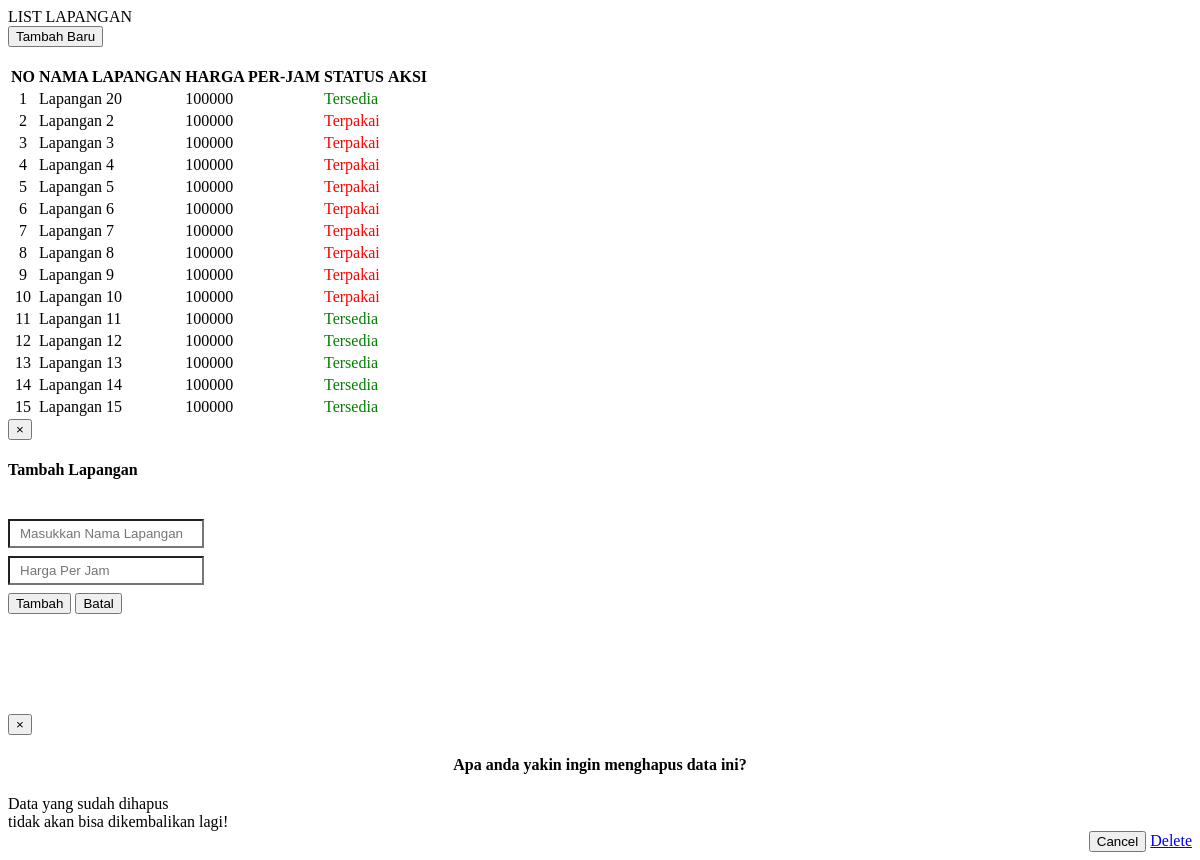
/page/admin-master/lapangan/list-lapangan.php, run on the app's committed database.
### tables this page shows
CREATE TABLE `lapangan` (
  `id_lapangan` int(11) NOT NULL,
  `status` int(1) NOT NULL,
  `nama_lapangan` varchar(15) NOT NULL,
  `harga_per_jam` double NOT NULL
);

### page/admin-master/lapangan/list-lapangan.php (the view, shortened to what this page needs)
<?php
include('koneksi.php');
?>
<?php
$select_lapangan = mysqli_query($koneksi,"SELECT * FROM lapangan");
?>
<div class="list-jenis">
	<div class="row">
	 <div class="col-sm-12">
	  <section class="panel panel-default">
		<header class="panel-heading">LIST LAPANGAN</header>
		<div class="panel-body">
		 <nav>
			<button type="button" data-target="#ModalAdd" data-toggle="modal" class="btn btn-primary">
			 Tambah Baru <i class="fa fa-plus"></i>
			</button>
		 </nav>
		 <br>
		  <table class="table table-bordered" id="example" style="text-align: center;">
			<thead>
			 <tr>
			  <th>
			   NO
			  </th>
			  <th>
			   NAMA LAPANGAN
			  </th>
			  <th>
			   HARGA PER-JAM
			  </th>
			  <th>
			   STATUS
			  </th>
			  <th>
			   AKSI
			  </th>
			 </tr>
			</thead>
			<tbody>
			<?php
			$no = 1;
			while($row_lapangan = mysqli_fetch_array($select_lapangan)){
			  echo '<tr>';
			  echo '<td>'.$no++.'</td>';
			  echo '<td style="text-align: left !important;">'.$row_lapangan['nama_lapangan'].'</td>';
			  echo '<td style="text-align: left !important;">'.$row_lapangan['harga_per_jam'].'</td>';
			?>
		      <td style="text-align: left !important;"><?php if($row_lapangan['status'] == '1'){ echo "<span style='color: green;'>Tersedia</span>";}else{ echo "<span style='color: red;'>Terpakai</span>"; } ?></td>
			<?php
			  echo "<td><a href='?hal=admin-master/lapangan/edit-lapangan&id=".$row_lapangan['id_lapangan']."' class='btn btn-warning' role='button'><i class='glyphicon glyphicon-pencil'></i></a>
                        <a href='#modal_delete' data-id='".$row_lapangan['id_lapangan']."' data-toggle='modal' class='btn btn-danger buang' role='button'><i class='glyphicon glyphicon-trash'></i></a>
					</td>";
			  echo '</tr>';
			 }
			?>
			</tbody>
			</table>
		</div>
	  </section>
	 </div>
	</div>
</div>
		<div id="ModalAdd" class="modal fade" tabindex="-1" role="dialog">
			<div class="modal-dialog">
				<div class="modal-content">
					<div class="modal-header">
						<button type="button" class="close" data-dismiss="modal" aria-label="Close"><span aria-hidden="true">&times;</span></button>
						<h4 class="modal-title">Tambah Lapangan</h4>
					</div>
					<div class="modal-body">
						<form action="" name="modal_popup" method="post">
							<br>
							<input name="lapangan" type="text" class="form-control" placeholder="Masukkan Nama Lapangan" required />
							<br>
							<input name="harga_per_jam" type="text" class="form-control" placeholder="Harga Per Jam" required />
							<br>
							<div class="modal-footer">
								<button class="btn btn-default" name="daftar" type="submit">
									Tambah
								</button>
								<button type="reset" class="btn btn-danger"  data-dismiss="modal" aria-hidden="true">
									Batal
								</button>
							</div>
						</form>
					</div>
				</div>
			</div>
		</div>
		<div class="modal fade" id="modal_delete">
			<div class="modal-dialog">
				<div class="modal-content" style="margin-top:100px;">
					<div class="modal-header">
						<button type="button" class="close" data-dismiss="modal" aria-hidden="true">&times;</button>
						<h4 class="modal-title" style="text-align:center;">Apa anda yakin ingin menghapus data ini?</h4>
					</div>
                    <div class="modal-body">
					  <div class="alert alert-warning">Data yang sudah dihapus
					  <br> tidak akan bisa dikembalikan lagi!</div>
					</div>
					<div class="modal-footer" style="margin:0px; border-top:0px; text-align:right;">
						<button type="button" class="btn btn-default" data-dismiss="modal">Cancel</button>
						<a href="#" role="button" class="btn btn-danger" id="delete_link">Delete</a>
					</div>
				</div>
			</div>
		</div>

### page/admin-master/lapangan/list-lapangan.php (style rules this page uses)
input[type=text] { background-color: white; padding: 5px 5px 5px 10px; margin-bottom: 8px; }

### data on the page
lapangan: nama_lapangan "Lapangan 20", harga_per_jam "100000", status "Tersedia"
lapangan: nama_lapangan "Lapangan 2", harga_per_jam "100000", status "Terpakai"
lapangan: nama_lapangan "Lapangan 3", harga_per_jam "100000", status "Terpakai"
lapangan: nama_lapangan "Lapangan 4", harga_per_jam "100000", status "Terpakai"
lapangan: nama_lapangan "Lapangan 5", harga_per_jam "100000", status "Terpakai"
lapangan: nama_lapangan "Lapangan 6", harga_per_jam "100000", status "Terpakai"
lapangan: nama_lapangan "Lapangan 7", harga_per_jam "100000", status "Terpakai"
lapangan: nama_lapangan "Lapangan 8", harga_per_jam "100000", status "Terpakai"
lapangan: nama_lapangan "Lapangan 9", harga_per_jam "100000", status "Terpakai"
lapangan: nama_lapangan "Lapangan 10", harga_per_jam "100000", status "Terpakai"
lapangan: nama_lapangan "Lapangan 11", harga_per_jam "100000", status "Tersedia"
lapangan: nama_lapangan "Lapangan 12", harga_per_jam "100000", status "Tersedia"
lapangan: nama_lapangan "Lapangan 13", harga_per_jam "100000", status "Tersedia"
lapangan: nama_lapangan "Lapangan 14", harga_per_jam "100000", status "Tersedia"
lapangan: nama_lapangan "Lapangan 15", harga_per_jam "100000", status "Tersedia"
